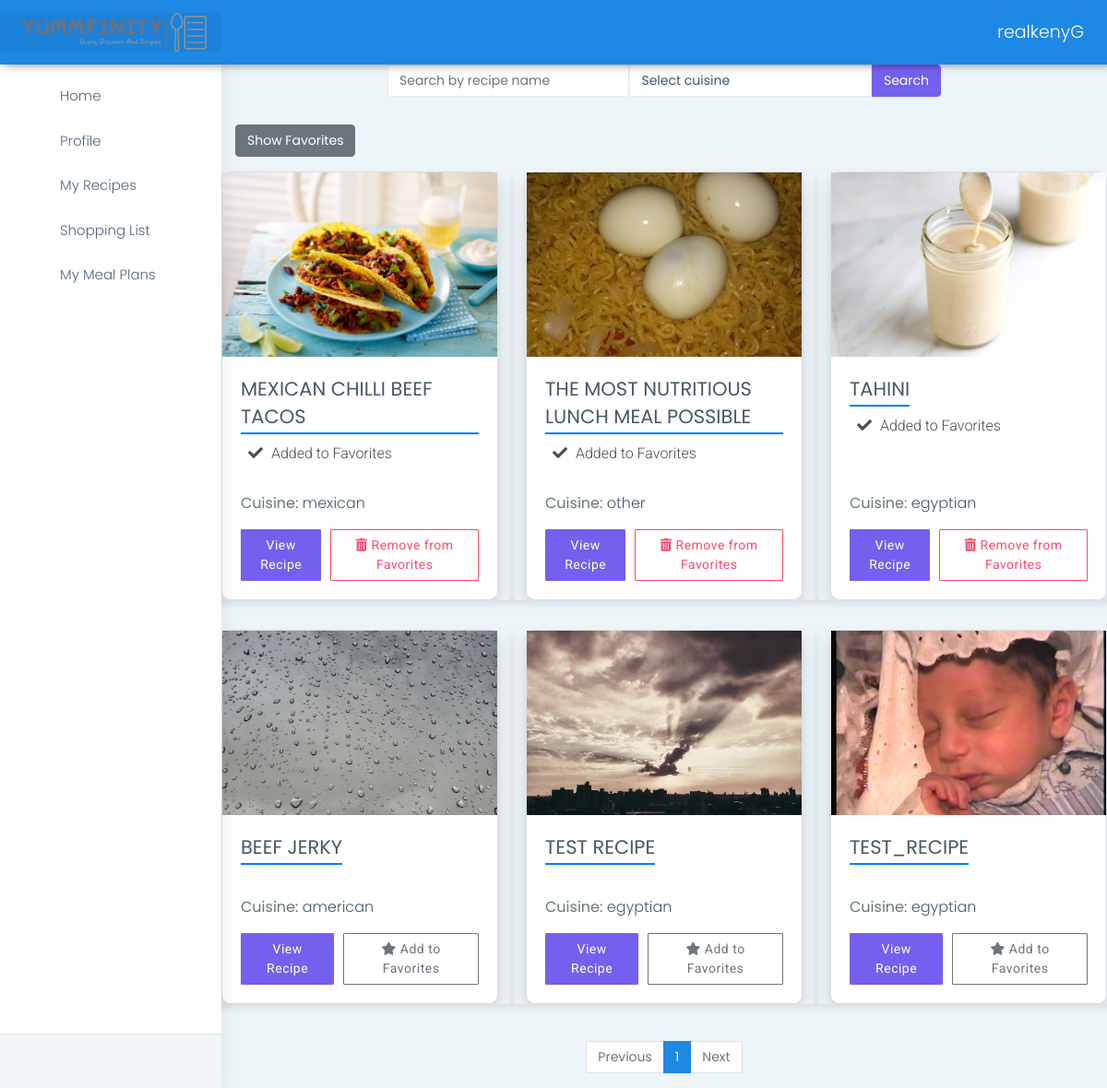
The app's page /browse_recipes (signed in) with its own data.
### apps/authentication/models.py (models this page shows, shortened)
class User(db.Model, UserMixin):
    id = db.Column(db.Integer, primary_key=True)
    username = db.Column(db.String(64), unique=True)
    email = db.Column(db.String(64), unique=True)
    password = db.Column(db.LargeBinary)
    recipes = db.relationship('Recipe', backref='user')
    ratings = db.relationship('Rating', backref='user')
    comments = db.relationship('Comment', backref='user')
    profile = db.relationship("UserProfile", uselist=False, back_populates="user")
    activities = db.relationship('UserActivity', back_populates='user', lazy=True)
    followers = db.relationship('Follow', foreign_keys=[Follow.followed_id], back_populates='followed', lazy='dynamic', cascade='all, delete-orphan')
    following = db.relationship('Follow', foreign_keys=[Follow.follower_id], back_populates='follower', lazy='dynamic', cascade='all, delete-orphan')
    shopping_list = db.relationship('ShoppingList', backref='user', lazy=True, cascade='all, delete-orphan')
    meal_plan = db.relationship('MealPlan', backref='user', lazy=True, cascade='all, delete-orphan')

class Recipe(db.Model):
    id = db.Column(db.Integer, primary_key=True)
    cuisine = db.Column(db.String(64))
    name = db.Column(db.String(64))
    description = db.Column(db.Text, nullable=False)
    user_id = db.Column(db.Integer, db.ForeignKey('user.id'), nullable=False)
    cooking_time = db.Column(db.Integer, nullable=False)
    cuisine = db.Column(db.String(64), nullable=False)
    image = db.Column(db.String(255), nullable=True)
    ingredients = db.relationship('Ingredient', backref='recipe', lazy=True, cascade='all, delete-orphan')
    instructions = db.relationship('Instruction', backref='recipe', lazy=True, cascade='all, delete-orphan')
    ratings = db.relationship('Rating', backref='recipe', lazy=True, cascade='all, delete-orphan')
    comments = db.relationship('Comment', backref='recipe', lazy=True, cascade='all, delete-orphan')
    activities = db.relationship('UserActivity', back_populates='recipe', lazy=True, cascade='all, delete-orphan')

### apps/home/routes.py (the view)
@blueprint.route('/browse_recipes')
@login_required
def browse_recipes():
    recipes = Recipe.query.all()
    recipes_per_page = 6
    page = request.args.get('page', 1, type=int)
    total_recipes = Recipe.query.count()
    total_pages = ceil(total_recipes / recipes_per_page)
    page_range = list(range(max(1, page - 2), min(total_pages, page + 2) + 1))
    recipes = Recipe.query.paginate(page, recipes_per_page, False).items
    favorite_recipes = UserProfile.query.filter_by(user_id=current_user.id).first().favorite_recipes
    cuisines = ['egyptian','american', 'chinese', 'french', 'italian', 'mexican', 'thai']
    return render_template('home/browse_recipes.html',  segment='browse_recipes', Recipes=recipes, page=page, total_pages=total_pages,
                            page_range=page_range, favorite_recipes=favorite_recipes, cuisines=cuisines)

### apps/__init__.py (called while the page is built)
def configure_database(app):
    @app.before_first_request
    def initialize_database():
        db.create_all()
    @app.teardown_request
    def shutdown_session(exception=None):
        db.session.remove()

### apps/authentication/models.py (called while the page is built)
@login_manager.user_loader
def user_loader(id):
    return User.query.filter_by(id=id).first()

    @property
    def favorite_recipes(self):
        if self.favorite_recipes_str:
            return [int(recipe_id) for recipe_id in self.favorite_recipes_str.split(',')]
        return []

### apps/templates/home/browse_recipes.html (shortened to what this page needs)
{% extends '/layouts/base.html' %}
{% block content %}
<head>
<link rel="stylesheet" href="{{ url_for('static', filename='assets/css/custom.css') }}" />
<link rel="stylesheet" href="https://cdnjs.cloudflare.com/ajax/libs/font-awesome/5.15.1/css/all.min.css" />
</head>
<div class="container">
    <div class="search-container">
        <form class="search-form" action="{{ url_for('home_blueprint.search_results') }}" method="GET">
            <input type="text" class="form-control" name="recipe_name" placeholder="Search by recipe name">
            <select class="form-control" name="cuisine">
                <option value="">Select cuisine</option>
            </select>
            <button type="submit" class="btn btn-primary" id = 'search-btn'>Search</button>
        </form>
    </div>
        <button type="button" class="btn btn-secondary" id="show-favorites-btn" onclick="toggleFavorites()">Show Favorites</button>
</div>
<div class="tab-pane active" id="home" role="tabpanel">
    <div class="row">
        {% for recipe in Recipes %}
        <div class="col-md-4 col-sm-6 my-3 recipe-card {% if recipe.id in favorite_recipes %}favorite{% endif %}">
            <div class="card h-100">
                {% if recipe.image %}
                <img src="{{ url_for('static', filename='assets/images/' + recipe.image) }}" class="card-img-top img-responsive" alt="{{ recipe.name }}">
                {% endif %}
                <div class="card-body d-flex flex-column">
                    <div>
                        <h5 class="card-title mb-1">{{ recipe.name }}</h5>
                        {% if recipe.id in favorite_recipes %}
                        <div class="favorite-text-container">
                            <span class="favorited-text mx-2">
                                <i class="fas fa-check"></i>
                                Added to Favorites
                            </span>
                        </div>
                        {% endif %}
                    </div>
                    {% if recipe.cuisine %}
                    <p class="card-text mt-auto mb-3"><strong>Cuisine:</strong> {{ recipe.cuisine }}</p>
                    {% endif %}
                    <div class="d-flex align-items-center justify-content-between">
                        <div class="view-recipe-container">
                            <a href="{{ url_for('home_blueprint.recipe_details', recipe_id=recipe.id) }}" class="btn btn-primary btn-sm view-recipe-btn">View Recipe</a>
                        </div>
                        <div class="favorite-action-container">
                            {% if recipe.id in favorite_recipes %}
                            <a href="{{ url_for('home_blueprint.remove_from_favorites', recipe_id=recipe.id) }}" class="btn btn-outline-danger btn-sm favorite-action-btn">
                                <i class="fas fa-trash-alt"></i>
                                Remove from Favorites
                            </a>
                            {% else %}
                            <a href="{{ url_for('home_blueprint.add_to_favorites', recipe_id=recipe.id) }}" class="btn btn-outline-secondary btn-sm favorite-action-btn">
                                <i class="fas fa-star"></i>
                                Add to Favorites
                            </a>
                            {% endif %}
                        </div>
                    </div>
                </div>
            </div>
        </div>
        {% endfor %}
    </div>
    <div class="d-flex justify-content-center mt-4">
        <nav aria-label="Page navigation">
            <ul class="pagination">
                <li class="page-item {% if page == 1 %}disabled{% endif %}">
                    <a class="page-link" href="{{ url_for('home_blueprint.browse_recipes', page=page-1) if page > 1 }}">Previous</a>
                </li>
                {% for p in page_range %}
                <li class="page-item {% if p == page %}active{% endif %}">
                    <a class="page-link" href="{{ url_for('home_blueprint.browse_recipes', page=p) }}">{{ p }}</a>
                </li>
                {% endfor %}
                <li class="page-item {% if page == total_pages %}disabled{% endif %}">
                    <a class="page-link" href="{{ url_for('home_blueprint.browse_recipes', page=page+1) if page < total_pages }}">Next</a>
                </li>
            </ul>
        </nav>
    </div>
</div>
{% endblock %}

### apps/templates/includes/navigation.html (shortened to what this page needs)
<header class="topbar" data-navbarbg="skin6">
    <nav class="navbar top-navbar navbar-expand-md navbar-dark">
        <div class="navbar-header" data-logobg="skin6">
            <a class="navbar-brand ms-4" href="/">
                <img src="{{ config.ASSETS_ROOT }}/images/logo-no-background.png" alt="homepage" class="dark-logo" style="width: 200px; height: auto;" />
            </a>
        </div>
        <div class="navbar-collapse collapse" id="navbarSupportedContent" data-navbarbg="skin5">
            <ul class="navbar-nav">
                <li class="nav-item dropdown">
                    <a class="nav-link dropdown-toggle text-muted waves-effect waves-dark" href="#" id="navbarDropdown" role="button" data-bs-toggle="dropdown" aria-expanded="false">
                        {{ current_user.username }}
                    </a>
                </li>
            </ul>
        </div>
    </nav>
</header>

### apps/static/assets/css/custom.css (style rules this page uses)
.recipe-card { box-shadow: 0 4px 8px rgba(0, 0, 0, 0.1); border-radius: 5px; overflow: hidden; transition: 0.3s; }
.favorited-text { font-family: 'Roboto', sans-serif; font-size: 16px; color: #4a4a4a; }
.favorite-text-container { margin-top: 5px; }
.favorited-text i { margin-right: 5px; }
.img-responsive { object-fit: cover; width: 100%; height: 200px; }
.search-container { margin-bottom: 30px; display: flex; justify-content: center; }
.search-form { display: flex; width: 100%; max-width: 600px; }
.search-form .form-control { border-top-right-radius: 0; border-bottom-right-radius: 0; }
.search-form .btn { border-top-left-radius: 0; border-bottom-left-radius: 0; }
body { background-color: #f8f9fa; }
.container { max-width: 1000px; }
.card { box-shadow: 0 0.5rem 1rem rgba(0, 0, 0, 0.15); border-radius: 10px; }
.card-title { font-weight: bold; text-transform: uppercase; border-bottom: 2px solid #007bff; display: inline-block; padding-bottom: 2px; }
a { color: #007bff; text-decoration: none; }
.view-recipe-btn, .favorite-action-btn { font-family: 'Roboto', sans-serif; font-size: 14px; letter-spacing: 0.5px; padding: 6px 12px; }
.view-recipe-container { margin-right: 10px; }

### records on screen
User: username "realkenyG"
Recipe: image (picture), name "MEXICAN CHILLI BEEF TACOS", shows "Added to Favorites", cuisine "mexican"
Recipe: image (picture), name "THE MOST NUTRITIOUS LUNCH MEAL POSSIBLE", shows "Added to Favorites", cuisine "other"
Recipe: image+name (picture), name "TAHINI", shows "Added to Favorites", cuisine "egyptian"
Recipe: image (picture), name "BEEF JERKY", cuisine "american"
Recipe: image (picture), name "TEST RECIPE", cuisine "egyptian"
Recipe: image (picture), name "TEST_RECIPE", cuisine "egyptian"

### other values on screen
{{ p }} "1"
